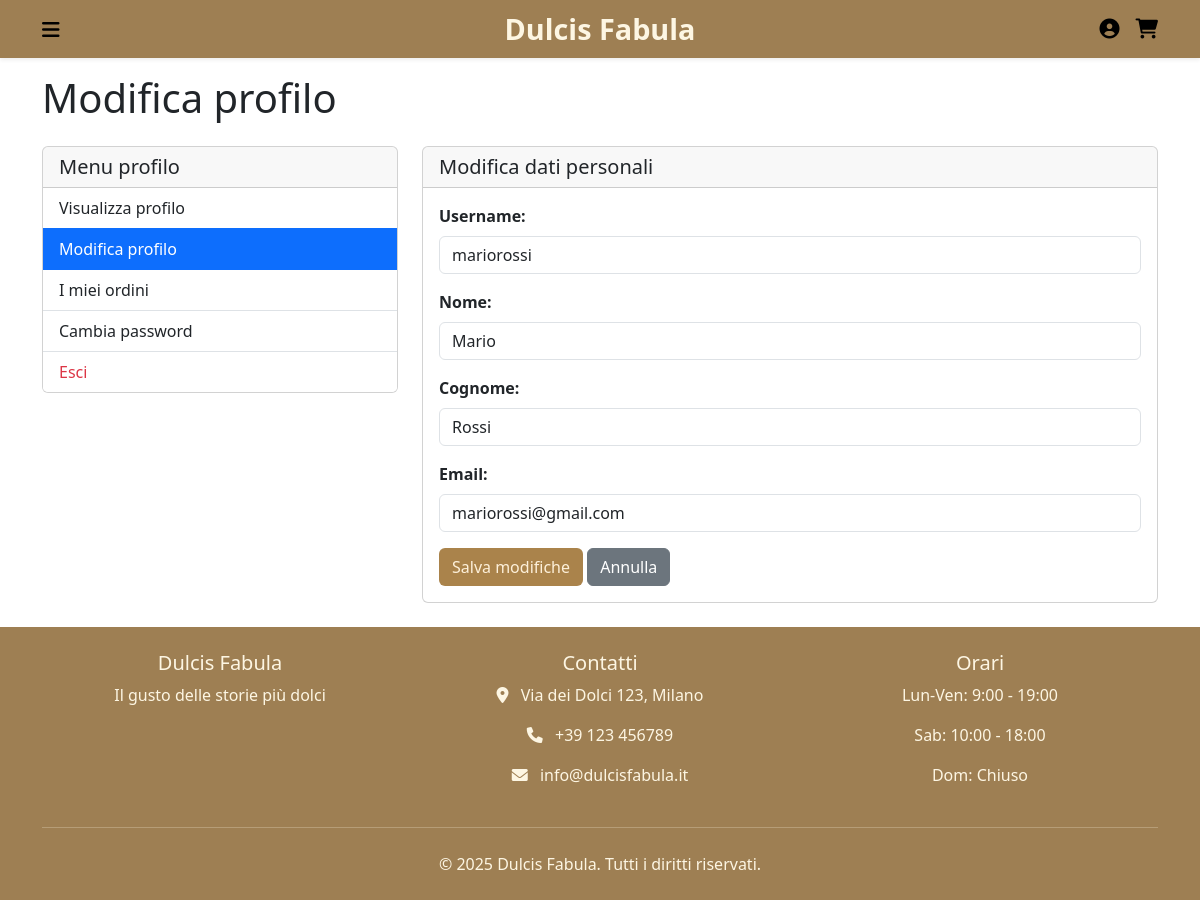
Screenshot of /account/profile/update/ (signed in) with the database file from the repository.
### accounts/models.py (models this page shows, shortened)
class CustomUser(AbstractUser):
    is_store_manager = models.BooleanField(default=False)

### accounts/views.py (the view)
# urls.py: path('profile/update/', views.profile_update_view, name='profile_update'),
@login_required
def profile_update_view(request):
    if request.method == 'POST':
        form = ProfileUpdateForm(request.POST, instance=request.user)
        if form.is_valid():
            form.save()
            messages.success(request, 'Profilo aggiornato con successo!')
            return redirect('account:profile')
    else:
        form = ProfileUpdateForm(instance=request.user)
    return render(request, 'accounts/profile_update.html', {'form': form})

### accounts/forms.py
class ProfileUpdateForm(forms.ModelForm):
    class Meta:
        model = User
        fields = ['first_name', 'last_name', 'email']
        widgets = {
            'first_name': forms.TextInput(attrs={'class': 'form-control'}),
            'last_name': forms.TextInput(attrs={'class': 'form-control'}),
            'email': forms.EmailInput(attrs={'class': 'form-control'}),
        }

### accounts/templates/accounts/profile_update.html (shortened to what this page needs)
{% extends "base.html" %}
{% load static %}
{% block content %}
<div class="container py-4">
  <h1 class="mb-4">Modifica profilo</h1>
  <div class="row">
    <div class="col-md-4 mb-4">
      <div class="card">
        <div class="card-header">
          <h5 class="mb-0">Menu profilo</h5>
        </div>
        <div class="list-group list-group-flush">
          <a href="{% url 'account:profile' %}" class="list-group-item list-group-item-action">Visualizza profilo</a>
          <a href="{% url 'account:profile_update' %}" class="list-group-item list-group-item-action active">Modifica profilo</a>
          <a href="{% url 'account:orders' %}" class="list-group-item list-group-item-action">I miei ordini</a>
          <a href="{% url 'account:change_password' %}" class="list-group-item list-group-item-action">Cambia password</a>
          <a href="{% url 'account:logout' %}" class="list-group-item list-group-item-action text-danger">Esci</a>
        </div>
      </div>
    </div>
    <div class="col-md-8">
      <div class="card">
        <div class="card-header">
          <h5 class="mb-0">Modifica dati personali</h5>
        </div>
        <div class="card-body">
          <form method="POST">
            <div class="mb-3">
              <label class="form-label fw-bold">Username:</label>
              <input type="text" class="form-control" value="{{ user.username }}" readonly>
            </div>
            <div class="mb-3">
              <label for="id_first_name" class="form-label fw-bold">Nome:</label>
              <input type="text" class="form-control" id="id_first_name" name="first_name" value="{{ user.first_name }}">
            </div>
            <div class="mb-3">
              <label for="id_last_name" class="form-label fw-bold">Cognome:</label>
              <input type="text" class="form-control" id="id_last_name" name="last_name" value="{{ user.last_name }}">
            </div>
            <div class="mb-3">
              <label for="id_email" class="form-label fw-bold">Email:</label>
              <input type="email" class="form-control" id="id_email" name="email" value="{{ user.email }}">
            </div>
            <button type="submit" class="btn" style="background-color:rgb(170, 131, 75); color:rgb(253, 240, 218);">Salva modifiche</button>
            <a href="{% url 'account:profile' %}" class="btn btn-secondary">Annulla</a>
          </form>
        </div>
      </div>
    </div>
  </div>
</div>
{% endblock %}

### ecommerce_project/static/style.css (style rules this page uses)
:root { --primary-color: #060606; --danger-color: #dc3545; --light-color: #f8f9fa; }
body { margin: 0; font-family: 'Poppins', 'Segoe UI', sans-serif; background-color: var(--light-color); padding-top: 50px; }

### rows the page displays
CustomUser: username "mariorossi", first_name "Mario", last_name "Rossi", email "mariorossi@gmail.com"
